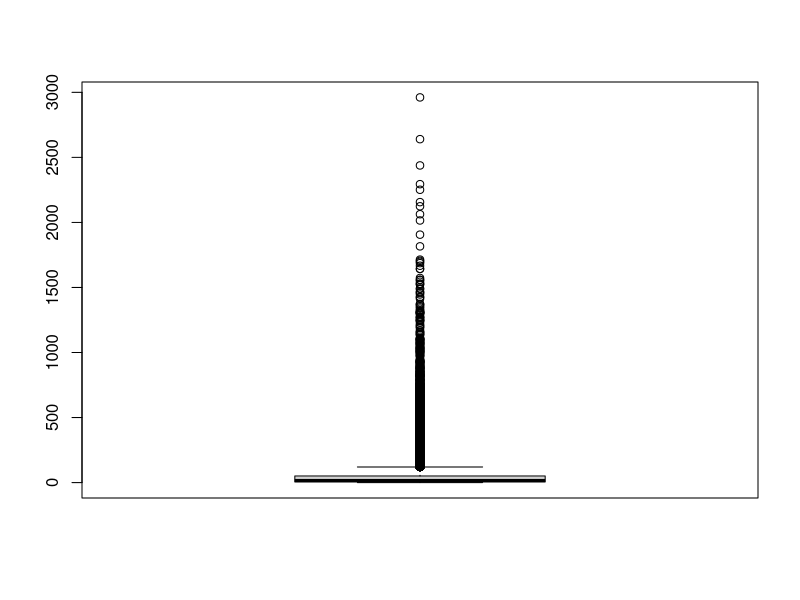
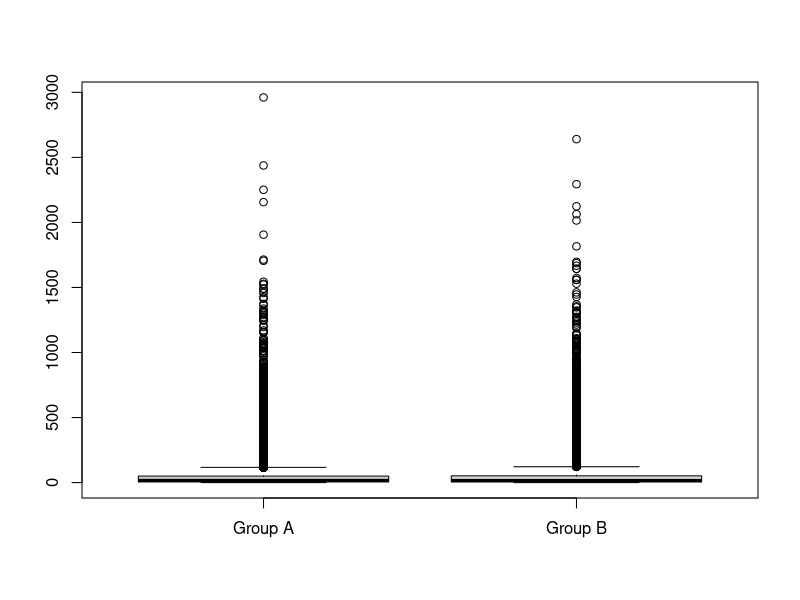
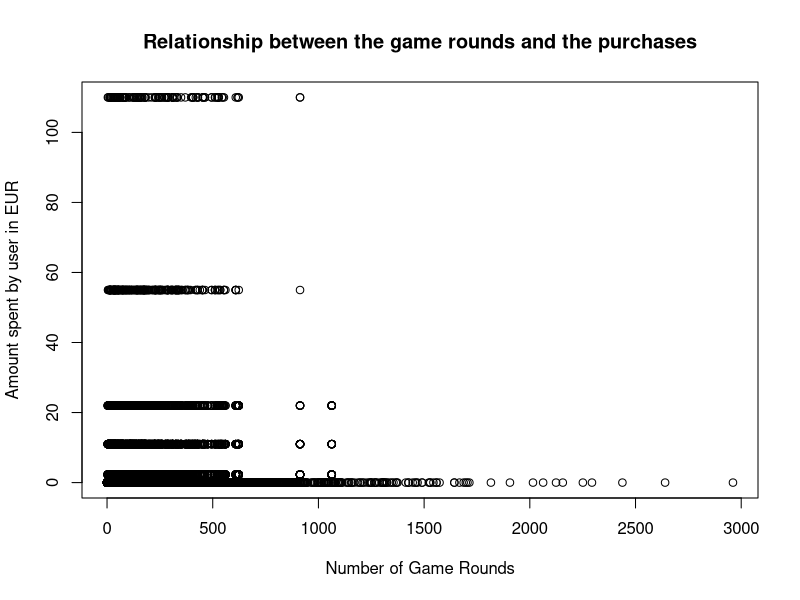

Here is the R script that generated these plots, in order:
## ---- chunk 1
knitr::opts_chunk$set(echo = TRUE)
## ---- chunk 2
  DS <- read.csv("cookie_cats_ABtest.csv", sep = ",")
  PR <- read.csv("cookie_cats_purch.csv", sep = ",")
  
  str(DS)
  str(PR)
## ---- chunk 3
  naUserid <- which(is.na(DS$userid)) ; naUserid
  DS <- DS[-naUserid, ]
## ---- chunk 4
  table(DS$retention_1)
  DS$retention_1[DS$retention_1 == "false "] = FALSE
  DS$retention_1[DS$retention_1 == "  true "] = TRUE
  table(DS$retention_1)
## ---- chunk 5
  DS <- DS[-which.max(DS$sum_gamerounds), ]
## ---- chunk 6
  inexistentValues <- which((PR$id %in% DS$userid) == FALSE) ; inexistentValues
  PR <- PR[-inexistentValues, ]
  which((PR$id %in% DS$userid) == FALSE)
## ---- chunk 7
  naPurch <- which(is.na(PR$purch)) ; naPurch
  PR <- PR[-naPurch, ]
## ---- chunk 8
  PR['purch'] <-  as.numeric(gsub("[a-zA-Z]","", PR$purch))
## ---- chunk 9
  PR$purch[PR$purch < 0] <- -(PR$purch[PR$purch < 0])
  unique(PR$purch)
## ---- chunk 10
  nrow(DS)
## ---- chunk 11
  table(DS$version)
## ---- chunk 12
  boxplot(DS$sum_gamerounds)
  groupA <- DS$sum_gamerounds[DS$version == "gate_30"]
  groupB <- DS$sum_gamerounds[DS$version == "gate_40"]
  boxplot(groupA, groupB, names = c("Group A", "Group B"))
## ---- chunk 13
  activeUsersDay1 <- sum(DS$retention_1 == TRUE)
  totalUsers <- nrow(DS)
  percentageRetentionDay1 <- activeUsersDay1 * 100 / totalUsers
  paste(as.character(round(percentageRetentionDay1, 3)),"%")
## ---- chunk 14
  activeUsersDay7 <- sum(DS$retention_1 == TRUE & DS$retention_7 == TRUE)
  percentageRetentionDay7 <- activeUsersDay7 * 100 / totalUsers
  paste(as.character(round(percentageRetentionDay7, 3)),"%")
## ---- chunk 15
  non.playing.users <- sum(DS$retention_1 == FALSE & DS$retention_7 == FALSE) ; non.playing.users
## ---- chunk 16
  percentageNonPlayingUsers <- non.playing.users * 100 / totalUsers
  paste(as.character(round(percentageNonPlayingUsers, 2)),"%")
## ---- chunk 17
  num.users.DS <- nrow(DS) ; num.users.DS
  num.users.PR <- nrow(PR) ; num.users.PR
  PR.AND.DS.USERS <- sum(num.users.DS, num.users.PR) ; PR.AND.DS.USERS
  
  percentage.paying.users <- num.users.PR * 100 / PR.AND.DS.USERS ; percentage.paying.users
  paste(as.character(round(percentage.paying.users, 2)), "%")
## ---- chunk 18
  #stdev <- sqrt(sum((dataset$A)^2) / (length(dataset$A)-1))
## ---- chunk 19
  library(dplyr)
  merge.all <-merge(DS,PR,by.x="userid",by.y="id", all = TRUE)
  merge.all$purch[is.na(merge.all$purch)] <- 0
  
  merge.purch = merge(DS,PR,by.x="userid",by.y="id")
## ---- chunk 20
  plot(merge.all$sum_gamerounds, merge.all$purch, xlab = "Number of Game Rounds", ylab = "Amount spent by user in EUR", main = "Relationship between the game rounds and the purchases")
## ---- chunk 21
  lm.all <- lm(merge.all$purch ~ merge.all$sum_gamerounds, merge.all)
  lm.all

  
  lm.just.purch <- lm(merge.purch$purch ~ merge.purch$sum_gamerounds, merge.purch)
  lm.just.purch

## ---- chunk 22
  summary(lm.all)
  summary(lm.just.purch)
## ---- chunk 23

## ---- chunk 24
